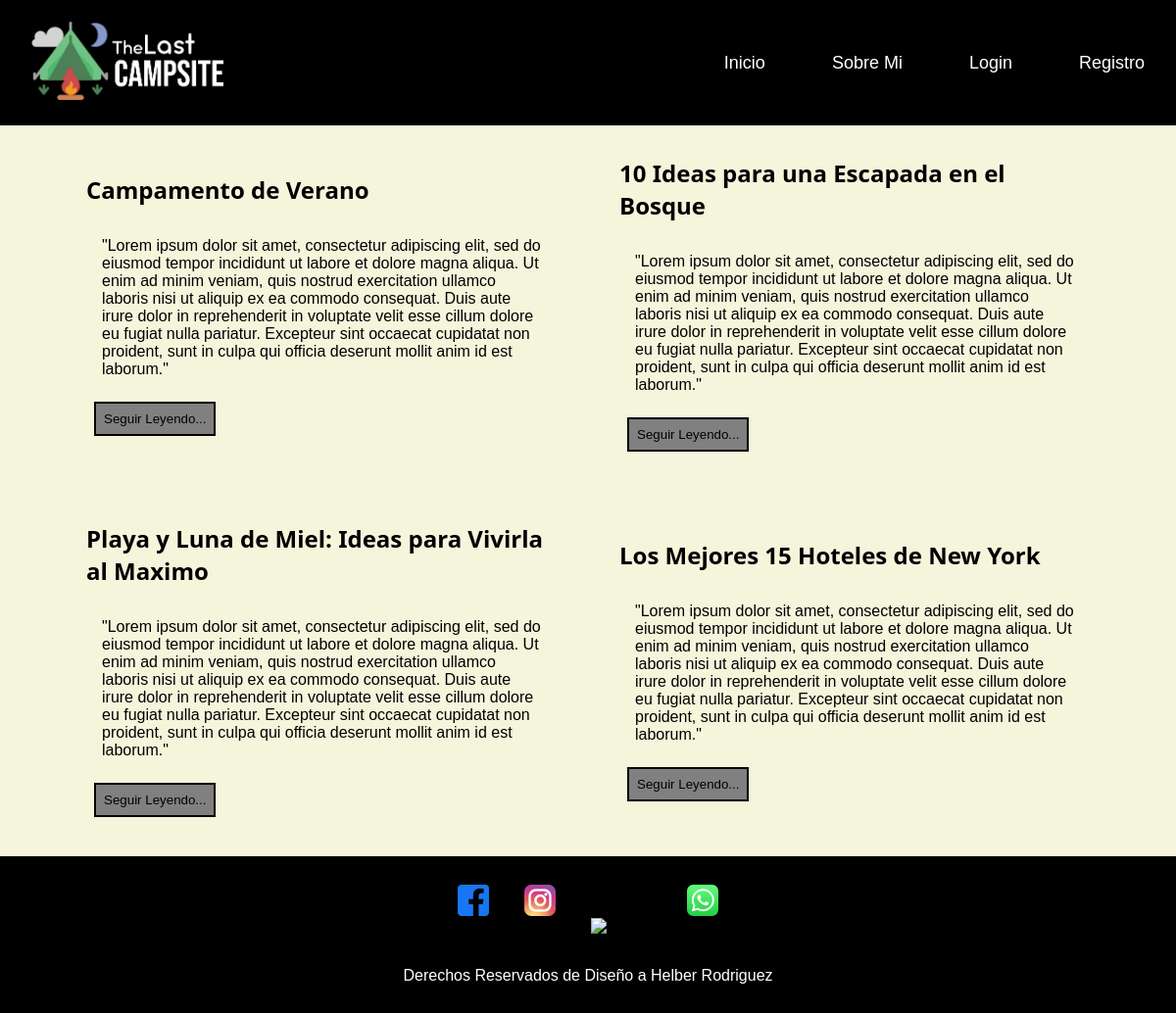
The page / on the database its author committed.
### blog/models.py (models this page shows, shortened)
class Articulo(models.Model):
    titulo = models.CharField(max_length=300)
    contenido = models.CharField(max_length=200000)
    resumen = models.CharField(max_length=20000)
    imagen = models.CharField(max_length=3000)
    fecha = models.DateField()

### blog/views.py (the view)
# urls.py: path("", views.inicio, name="inicio"),
def inicio(request):
    articulos = Articulo.objects.all()
    contexto = {"articulos": articulos}
    return render(request, "blog/index.html", contexto)

### blog/templates/blog/index.html (shortened to what this page needs)
{% extends "blog/padre.html" %}
{% load static %}
{% block contenidoCambia %}
    <div class="articulos">
    {% for a in articulos %}
        <div class="articulo">
            <h2>{{a.titulo}}</h1>
            <p>{{a.resumen}}</p>
            <a class="btn" href="{% url 'detalle' a.id %}">
                <button>Seguir Leyendo...</button>
            </a>
        </div>
    {% endfor %}
    </div>
{% endblock %}

### blog/static/blog/css/styles.css (style rules this page uses)
* { margin: 0; padding: 0; }
body { background-color: beige; }
p { font-family: Verdana, Geneva, Tahoma, sans-serif; padding: 1rem; }
.articulos { display: flex; flex-direction: row; flex-wrap: wrap; justify-content: center; }
.articulo { display: flex; flex-direction: column; width: 30rem; justify-content: center; margin: 2rem; }
.articulo h2 { font-family: 'Segoe UI', Tahoma, Geneva, Verdana, sans-serif; }
.btn button { margin: 0.5rem; padding: 0.5rem; border: 2px solid black; background-color: gray; }

### rows shown on the page
Articulo: titulo "Campamento de Verano", resumen "\"Lorem ipsum dolor sit amet, consectetur adipiscing elit, sed do eiusmod tempor incididunt ut labore et dolore magna aliqua. Ut enim ad minim veniam, quis nostrud exercitation ullamco laboris nisi ut aliquip ex ea commodo consequat. Duis aute irure dolor in reprehenderit in voluptate velit esse cillum dolore eu fugiat nulla pariatur. Excepteur sint occaecat cupidatat non proident, sunt in culpa qui officia deserunt mollit anim id est laborum.\""
Articulo: titulo "10 Ideas para una Escapada en el Bosque", resumen "\"Lorem ipsum dolor sit amet, consectetur adipiscing elit, sed do eiusmod tempor incididunt ut labore et dolore magna aliqua. Ut enim ad minim veniam, quis nostrud exercitation ullamco laboris nisi ut aliquip ex ea commodo consequat. Duis aute irure dolor in reprehenderit in voluptate velit esse cillum dolore eu fugiat nulla pariatur. Excepteur sint occaecat cupidatat non proident, sunt in culpa qui officia deserunt mollit anim id est laborum.\""
Articulo: titulo "Playa y Luna de Miel: Ideas para Vivirla al Maximo", resumen "\"Lorem ipsum dolor sit amet, consectetur adipiscing elit, sed do eiusmod tempor incididunt ut labore et dolore magna aliqua. Ut enim ad minim veniam, quis nostrud exercitation ullamco laboris nisi ut aliquip ex ea commodo consequat. Duis aute irure dolor in reprehenderit in voluptate velit esse cillum dolore eu fugiat nulla pariatur. Excepteur sint occaecat cupidatat non proident, sunt in culpa qui officia deserunt mollit anim id est laborum.\""
Articulo: titulo "Los Mejores 15 Hoteles de New York", resumen "\"Lorem ipsum dolor sit amet, consectetur adipiscing elit, sed do eiusmod tempor incididunt ut labore et dolore magna aliqua. Ut enim ad minim veniam, quis nostrud exercitation ullamco laboris nisi ut aliquip ex ea commodo consequat. Duis aute irure dolor in reprehenderit in voluptate velit esse cillum dolore eu fugiat nulla pariatur. Excepteur sint occaecat cupidatat non proident, sunt in culpa qui officia deserunt mollit anim id est laborum.\""
